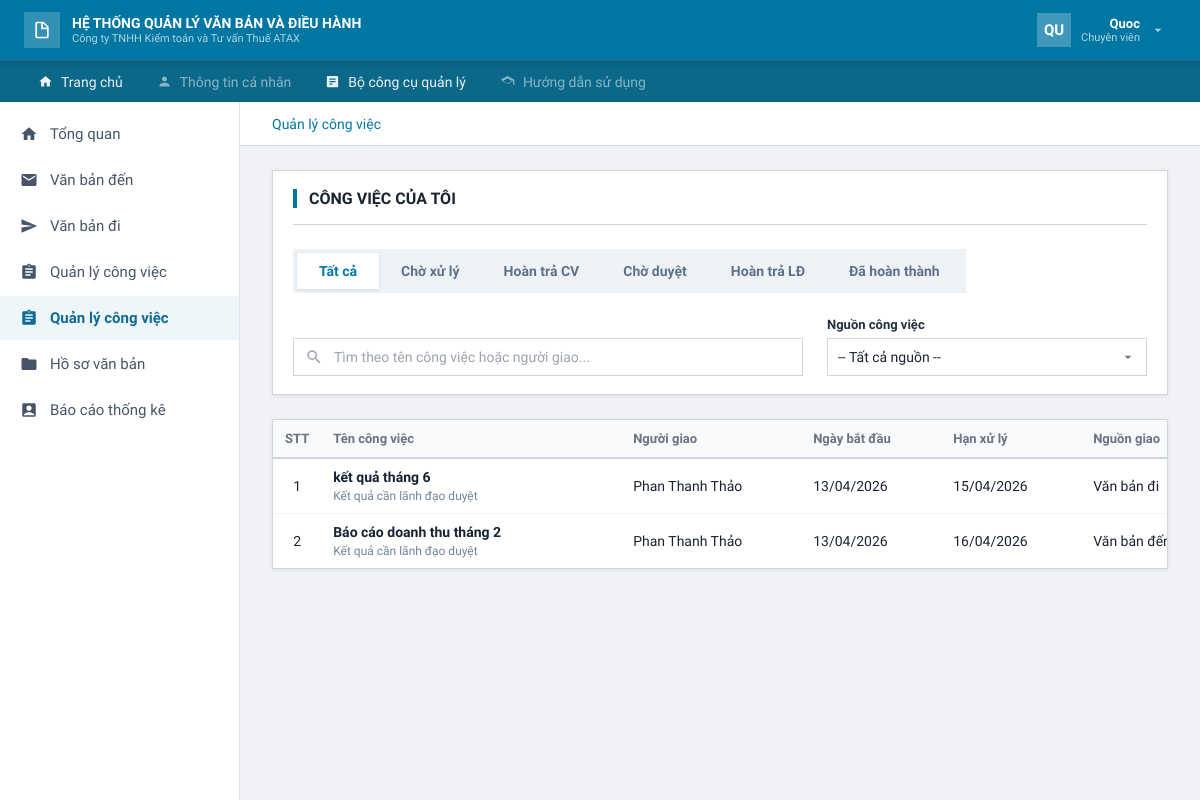
Page /xu-ly-cong-viec.html (signed in) on the earlier database version.
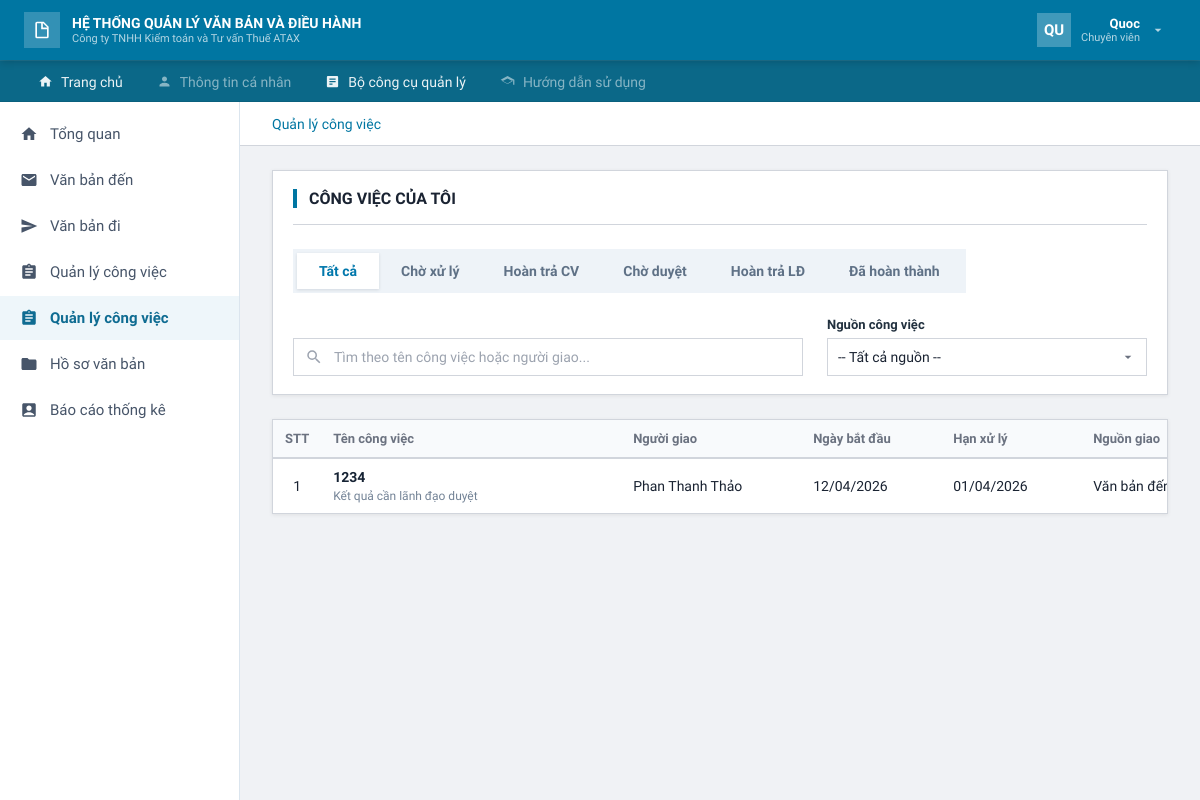
Same page on the later database version.
### apps/accounts/models.py (models this page shows, shortened)
class Customer(AbstractUser):
    class Role(models.TextChoices):
        ADMIN = "ADMIN", "Quản trị hệ thống"
        LANH_DAO = "LANH_DAO", "Lãnh đạo"
        VAN_THU = "VAN_THU", "Văn thư"
        CHUYEN_VIEN = "CHUYEN_VIEN", "Chuyên viên"
    ROLE_PERMISSION_MAP = {
        Role.ADMIN: "access_admin_area",
        Role.LANH_DAO: "access_lanh_dao_area",
        Role.VAN_THU: "access_van_thu_area",
        Role.CHUYEN_VIEN: "access_chuyen_vien_area",
    }
    ROLE_CORE_CHUC_VU_MAP = {
        Role.ADMIN: "Quản Trị Hệ Thống",
        Role.LANH_DAO: "Lãnh Đạo",
        Role.VAN_THU: "Văn Thư",
        Role.CHUYEN_VIEN: "Chuyên Viên",
    }
    email = models.EmailField("Email",unique=True)
    ho_va_ten = models.CharField("Họ và tên",max_length=255)
    chuc_vu = models.CharField("Chức vụ",max_length=255,blank=True)
    sdt = models.CharField("Số điện thoại",max_length=20,blank=True)
    role = models.CharField("Vai trò",max_length=20,choices=Role.choices, default=Role.CHUYEN_VIEN)
    chi_nhanh = models.ForeignKey("core.ChiNhanh",on_delete=models.SET_NULL,null=True,blank=True,related_name="users",verbose_name="Chi nhánh")
    phong_ban = models.ForeignKey("core.PhongBan",on_delete=models.SET_NULL,null=True,blank=True,related_name="users",verbose_name="Phòng ban")
    REQUIRED_FIELDS = ["email","ho_va_ten"]
    class Meta:
        verbose_name = "Người dùng"
        verbose_name_plural = "Người dùng"
        permissions = [
            ("access_admin_area", "Có thể vào khu vực quản trị hệ thống"),
            ("access_lanh_dao_area", "Có thể vào khu vực lãnh đạo"),
            ("access_van_thu_area", "Có thể vào khu vực văn thư"),
            ("access_chuyen_vien_area", "Có thể vào khu vực chuyên viên"),
            ("manage_users", "Có thể quản lý người dùng"),
            ("manage_departments", "Có thể quản lý chi nhánh và phòng ban"),
            ("view_reports", "Có thể xem báo cáo thống kê"),
            ("present_incoming_document", "Có thể trình văn bản đến"),
            ("edit_incoming_document", "Có thể chỉnh sửa văn bản đến"),
            ("delete_incoming_document", "Có thể xóa văn bản đến"),
            ("return_incoming_document", "Có thể hoàn trả văn bản đến"),
            ("forward_document", "Có thể chuyển tiếp văn bản"),
            ("draft_outgoing_document", "Có thể soạn thảo văn bản đi"),
            ("edit_outgoing_document", "Có thể chỉnh sửa văn bản đi"),
            ("delete_outgoing_document", "Có thể xóa văn bản đi"),
            ("approve_outgoing_document", "Có thể phê duyệt văn bản đi"),
            ("return_outgoing_document", "Có thể hoàn trả văn bản đi"),
            ("issue_outgoing_document", "Có thể ban hành văn bản đi"),
            ("assign_task", "Có thể giao việc"),
            ("edit_task", "Có thể chỉnh sửa công việc"),
            ("delete_task", "Có thể xóa công việc"),
            ("approve_task", "Có thể duyệt công việc"),
            ("return_task", "Có thể hoàn trả công việc"),
            ("process_task", "Có thể xử lý công việc"),
            ("update_task_result", "Có thể cập nhật xử lý công việc"),
            ("manage_records", "Có thể quản lý hồ sơ văn bản"),
            ("add_document_to_record", "Có thể thêm văn bản vào hồ sơ"),
            ("remove_document_from_record", "Có thể xóa văn bản khỏi hồ sơ"),
        ]
    @property
    def display_name(self):
        return (self.ho_va_ten or self.get_full_name() or self.username).strip()
    @property
    def display_role(self):
        return (self.chuc_vu or self.get_role_display()).strip()
    @property
    def initials(self):
        parts = [part for part in self.display_name.split() if part]
        if len(parts) >= 2:
            return f"{parts[0][0]}{parts[-1][0]}".upper()
        if parts:
            return parts[0][:2].upper()
        return self.username[:2].upper()
    def has_role(self, *roles):
        return self.is_superuser or self.role in roles
    @property
    def core_profile(self):
        try:
            return self.nguoi_dung_core
        except ObjectDoesNotExist:
            return self.sync_core_profile()

### apps/core/models.py (models this page shows, shortened)
class CongViec(models.Model):
    class NguonGiao(models.TextChoices):
        VAN_BAN_DEN = "Văn bản đến", "Văn bản đến"
        VAN_BAN_DI = "Văn bản đi", "Văn bản đi"
    class TrangThai(models.TextChoices):
        CHO_XU_LY = "Chờ xử lý", "Chờ xử lý"
        DA_HOAN_THANH = "Đã hoàn thành", "Đã hoàn thành"
        HOAN_TRA_CV = "Hoàn trả_CV", "Hoàn trả CV"
        HOAN_TRA_LD = "Hoàn trả_LĐ", "Hoàn trả LĐ"
        CHO_DUYET = "Chờ duyệt", "Chờ duyệt"
    cong_viec_id = models.AutoField(primary_key=True)
    van_ban = models.ForeignKey(
        "core.VanBan",
        on_delete=models.CASCADE,
        db_column="van_ban_id",
        null=True,
        blank=True,
    )
    ten_cong_viec = models.CharField(max_length=255, null=False)
    noi_dung_cong_viec = models.TextField(null=False)
    nguon_giao = models.CharField(
        max_length=255,
        null=True,
        blank=True,
        choices=NguonGiao.choices,
    )
    trang_thai = models.CharField(
        max_length=255,
        null=False,
        choices=TrangThai.choices,
        default=TrangThai.CHO_XU_LY,
    )
    ngay_bat_dau = models.DateField(null=False)
    han_xu_ly = models.DateTimeField(null=False)
    ngay_cap_nhat_giao_viec = models.DateField(default=timezone.now)
    last_activity = models.DateTimeField(auto_now=True)
    ghi_chu = models.TextField(null=True, blank=True)
    ket_qua_xu_ly = models.TextField(null=True, blank=True)
    ngay_xu_ly = models.DateField(default=timezone.now)
    yeu_cau_phe_duyet = models.BooleanField(default=True)
    nguoi_giao = models.ForeignKey(
        "core.NguoiDung",
        on_delete=models.CASCADE,
        db_column="nguoi_giao_id",
        null=False,
        related_name="+",
    )
    nguoi_thuc_hien = models.ForeignKey(
        "core.NguoiDung",
        on_delete=models.CASCADE,
        db_column="nguoi_thuc_hien_id",
        null=False,
        related_name="+",
    )
    class Meta:
        db_table = "CongViec"

class NguoiDung(models.Model):
    class ChucVu(models.TextChoices):
        QUAN_TRI = "Quản Trị Hệ Thống", "Quản Trị Hệ Thống"
        LANH_DAO = "Lãnh Đạo", "Lãnh Đạo"
        CHUYEN_VIEN = "Chuyên Viên", "Chuyên Viên"
        VAN_THU = "Văn Thư", "Văn Thư"
    CHUC_VU_CHOICES = ChucVu.choices
    nguoi_dung_id = models.AutoField(primary_key=True)
    tai_khoan = models.OneToOneField(
        settings.AUTH_USER_MODEL,
        on_delete=models.SET_NULL,
        db_column="tai_khoan_id",
        null=True,
        blank=True,
        related_name="nguoi_dung_core",
    )
    phong_ban = models.ForeignKey(
        "core.PhongBan",
        on_delete=models.SET_NULL,
        db_column="phong_ban_id",
        null=True,
        blank=True,
    )
    ho_va_ten = models.CharField(max_length=255, null=False)
    chuc_vu = models.CharField(
        max_length=255,
        null=False,
        choices=CHUC_VU_CHOICES,
    )
    email = models.EmailField(null=False, unique=True)
    sdt = models.CharField(max_length=50, null=True, blank=True)
    class Meta:
        db_table = "NguoiDung"

### apps/quanlycongviec/views.py (the view)
# urls.py: path("xu-ly-cong-viec.html", xu_ly_cong_viec, name="xu_ly_cong_viec"),
@login_required
@role_required(Customer.Role.CHUYEN_VIEN)
def xu_ly_cong_viec(request):
    tasks = _task_queryset().filter(nguoi_thuc_hien=request.user.core_profile).order_by("-last_activity")
    context = {
        "tasks": tasks,
        "status_choices": CongViec.TrangThai.choices,
    }
    return render(request, "quanlycongviec/cong-viec-cua-toi.html", context)

### apps/templates/quanlycongviec/cong-viec-cua-toi.html (shortened to what this page needs)
{% extends "base.html" %}
{% block breadcrumb %}
<a href="{% url 'quanlycongviec:xu_ly_cong_viec' %}">Quản lý công việc</a>
{% endblock %}
{% block content %}
<div class="filter-card" style="margin-bottom: 24px;">
    <div style="display:flex; justify-content:space-between; align-items:center;">
        <h3 class="my-task-card-title">Công việc của tôi</h3>
    </div>
    <hr style="border:none; border-top:1px solid var(--border-color); margin:16px 0 24px 0;">
    <div style="margin-bottom: 24px;">
        <div class="my-task-filter-tabs" id="filterTabs">
            <button type="button" class="my-task-filter-tab active" data-status="">Tất cả</button>
            <button type="button" class="my-task-filter-tab" data-status="Chờ xử lý">Chờ xử lý</button>
            <button type="button" class="my-task-filter-tab" data-status="Hoàn trả_CV">Hoàn trả CV</button>
            <button type="button" class="my-task-filter-tab" data-status="Chờ duyệt">Chờ duyệt</button>
            <button type="button" class="my-task-filter-tab" data-status="Hoàn trả_LĐ">Hoàn trả LĐ</button>
            <button type="button" class="my-task-filter-tab" data-status="Đã hoàn thành">Đã hoàn thành</button>
        </div>
    </div>
    <div style="display:grid; grid-template-columns: 1fr 320px; gap:24px; align-items:end;">
        <div class="search-input-wrap" style="position:relative;">
            <input id="keywordInput" type="text" class="form-control"
                placeholder="Tìm theo tên công việc hoặc người giao..."
                style="padding-left:40px; width:100%; font-size:14px; padding-top:10px; padding-bottom:10px;">
        </div>
        <div>
            <label style="font-weight:700; font-size:13px; margin-bottom:6px; display:block; color:#22313f;">Nguồn công việc</label>
            <select id="sourceInput" class="form-control" style="font-size:14px; padding:10px;">
                <option value="">-- Tất cả nguồn --</option>
            </select>
        </div>
    </div>
</div>
<div class="table-container">
    <div style="overflow-x:auto;">
        <table class="data-table">
            <thead style="background:#F8FAFC;">
                <tr>
                    <th class="text-center" style="width:72px;">STT</th>
                    <th style="min-width:300px;">Tên công việc</th>
                    <th style="min-width:180px;">Người giao</th>
                    <th style="min-width:140px;">Ngày bắt đầu</th>
                    <th style="min-width:140px;">Hạn xử lý</th>
                    <th style="min-width:160px;">Nguồn giao</th>
                </tr>
            </thead>
            <tbody id="taskBody">
                {% for task in tasks %}
                <tr class="my-task-row" data-id="{{ task.pk }}" data-status="{{ task.trang_thai }}" data-source="{{ task.nguon_giao|default:'' }}">
                    <td class="text-center">{{ forloop.counter }}</td>
                    <td>
                        <span class="my-task-name">{{ task.ten_cong_viec }}</span>
                        {% if task.yeu_cau_phe_duyet %}
                        <div class="my-task-subnote">Kết quả cần lãnh đạo duyệt</div>
                        {% endif %}
                    </td>
                    <td>{{ task.nguoi_giao.ho_va_ten }}</td>
                    <td>{{ task.ngay_bat_dau|date:"d/m/Y" }}</td>
                    <td>{{ task.han_xu_ly|date:"d/m/Y" }}</td>
                    <td>{{ task.nguon_giao|default:"-" }}</td>
                </tr>
                {% empty %}
                <tr>
                    <td colspan="7" class="my-task-empty">Bạn chưa có công việc nào.</td>
                </tr>
                {% endfor %}
            </tbody>
        </table>
    </div>
</div>
{% endblock %}

### apps/templates/base.html (shortened to what this page needs)
<!DOCTYPE html>
<html lang="vi">
<head>
    {% load static %}
    <link rel="stylesheet" href="{% static 'assets/css/style.css' %}">
</head>
<body>
<div class="app-layout">
    <header class="app-header">
        <div class="header-brand">
            <div class="header-brand-icon">
                <svg width="20" height="20" viewBox="0 0 24 24">
                    <path d="M14 2H6a2 2 0 0 0-2 2v16a2 2 0 0 0 2 2h12a2 2 0 0 0 2-2V8l-6-6zm-1 1.5L18.5 9H13V3.5zM6 20V4h5v7h7v9H6z"/>
                </svg>
            </div>
            <div class="header-brand-text">
                <h1>HỆ THỐNG QUẢN LÝ VĂN BẢN VÀ ĐIỀU HÀNH</h1>
                <p>Công ty TNHH Kiểm toán và Tư vấn Thuế ATAX</p>
            </div>
        </div>
        <div class="header-user" id="headerUserBtn">
            <div class="header-avatar" id="headerAvatar">
                {{ shell_user.initials|default:"ND" }}
            </div>
            <div class="header-user-info">
                <div class="user-name" id="headerUserName">
                    {{ shell_user.display_name|default:"Người dùng" }}
                </div>
                <div class="user-role" id="headerUserRole">
                    {{ shell_user.role_display|default:"Vai trò" }}
                </div>
            </div>
            <svg width="16" height="16" viewBox="0 0 24 24" fill="rgba(255,255,255,0.7)">
                <path d="M7 10l5 5 5-5H7z"/>
            </svg>
        </div>
    </header>
    <nav class="header-nav">
        <div class="header-nav-list">
            {% for item in top_menu_items %}
                <a
                    href="{{ item.href }}"
                    class="header-nav-link{% if item.active %} active{% endif %}{% if not item.is_enabled %} is-disabled{% endif %}"
                    {% if not item.is_enabled %}onclick="return false;" aria-disabled="true" title="{{ item.help_text }}"{% endif %}
                >
                    <svg width="15" height="15" viewBox="0 0 24 24">
                        <path d="{{ item.icon_path }}"/>
                    </svg>
                    {{ item.label }}
                </a>
            {% endfor %}
        </div>
    </nav>
    <div class="app-body">
        <aside class="app-sidebar">
            <nav class="sidebar-nav">
                {% for item in sidebar_menu_items %}
                    <div class="sidebar-nav-item">
                        <a
                            href="{{ item.href }}"
                            class="sidebar-nav-link{% if item.active %} active{% endif %}{% if not item.is_enabled %} is-disabled{% endif %}"
                        >
                            <svg width="18" height="18" viewBox="0 0 24 24">
                                <path d="{{ item.icon_path }}"/>
                            </svg>
                            {{ item.label }}
                        </a>
                    </div>
                {% endfor %}
            </nav>
        </aside>
        <main class="app-content">
            <div class="breadcrumb-bar">
                {% block breadcrumb %}{% endblock %}
            </div>
            {% block page_wrapper %}
                <div class="page-main">
                    {% block content %}{% endblock %}
                </div>
            {% endblock %}
        </main>
    </div>
</div>
</body>
</html>

Differences in the rows shown:
removed CongViec: ten_cong_viec "kết quả tháng 6", yeu_cau_phe_duyet "Kết quả cần lãnh đạo duyệt", nguoi_giao.ho_va_ten "Phan Thanh Thảo", ngay_bat_dau "13/04/2026", han_xu_ly "15/04/2026", nguon_giao "Văn bản đi"
removed CongViec: ten_cong_viec "Báo cáo doanh thu tháng 2", yeu_cau_phe_duyet "Kết quả cần lãnh đạo duyệt", nguoi_giao.ho_va_ten "Phan Thanh Thảo", ngay_bat_dau "13/04/2026", han_xu_ly "16/04/2026", nguon_giao "Văn bản…"
added CongViec: ten_cong_viec "1234", yeu_cau_phe_duyet "Kết quả cần lãnh đạo duyệt", nguoi_giao.ho_va_ten "Phan Thanh Thảo", ngay_bat_dau "12/04/2026", han_xu_ly "01/04/2026", nguon_giao "Văn bản…"
